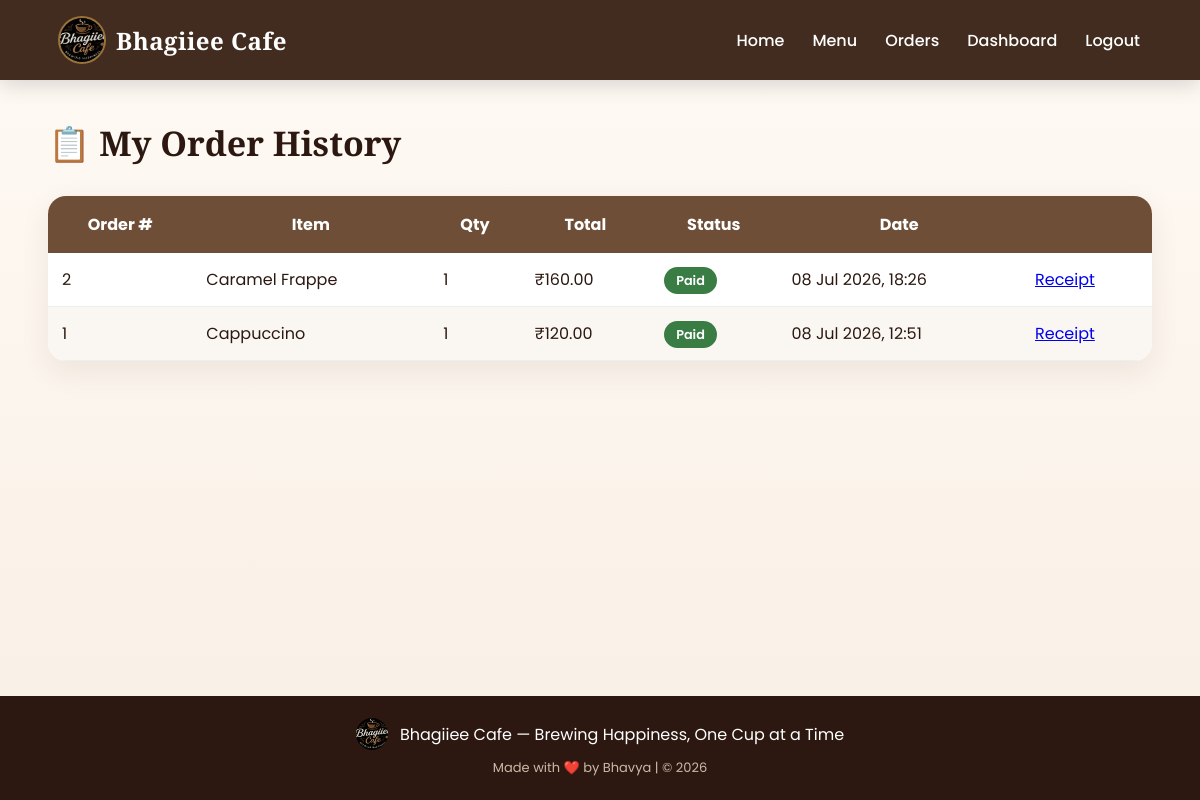
Page /history/ (signed in) on the committed database.
### cafe/models.py (models this page shows, shortened)
class Order(models.Model):
    STATUS_PENDING = "PENDING"
    STATUS_PAID = "PAID"
    STATUS_CANCELLED = "CANCELLED"
    STATUS_CHOICES = [
        (STATUS_PENDING, "Pending Payment"),
        (STATUS_PAID, "Paid"),
        (STATUS_CANCELLED, "Cancelled"),
    ]
    user = models.ForeignKey(
        settings.AUTH_USER_MODEL, on_delete=models.CASCADE, related_name="orders"
    )
    coffee_item = models.ForeignKey(
        CoffeeItem, on_delete=models.PROTECT, related_name="orders"
    )
    quantity = models.PositiveIntegerField(default=1, validators=[MinValueValidator(1)])
    unit_price = models.DecimalField(max_digits=6, decimal_places=2)
    status = models.CharField(max_length=10, choices=STATUS_CHOICES, default=STATUS_PENDING)
    created_at = models.DateTimeField(auto_now_add=True)
    class Meta:
        ordering = ["-created_at"]
    @property
    def total_amount(self):
        return self.unit_price * self.quantity

class CoffeeItem(models.Model):
    CATEGORY_CHOICES = [
    ("HOT", "Hot Coffee"),
    ("COLD", "Cold Coffee"),
    ("SNACK", "Snacks"),
]
    name = models.CharField(max_length=100, unique=True)
    category = models.CharField(
    max_length=10,
    choices=CATEGORY_CHOICES,
    default="HOT",
)
    description = models.CharField(max_length=255, blank=True)
    price = models.DecimalField(
        max_digits=6, decimal_places=2, validators=[MinValueValidator(Decimal("0.00"))]
    )
    stock = models.PositiveIntegerField(default=0, help_text="Cups/servings currently available")
    image = models.ImageField(upload_to="coffee_images/", blank=True, null=True)
    is_active = models.BooleanField(
        default=True, help_text="Untick to hide this item from the menu without deleting it"
    )
    created_at = models.DateTimeField(auto_now_add=True)
    class Meta:
        ordering = ["name"]

### cafe/views.py (the view)
# urls.py: path("history/", views.order_history, name="order_history"),
@login_required
def order_history(request):
    orders = Order.objects.filter(user=request.user).select_related("coffee_item", "payment")
    return render(request, "cafe/order_history.html", {"orders": orders})

### cafe/templates/cafe/order_history.html (shortened to what this page needs)
{% extends "cafe/base.html" %}
{% block content %}
<h2 class="page-title">📋 My Order History</h2>
<table class="table">
    <thead>
        <tr>
            <th>Order #</th>
            <th>Item</th>
            <th>Qty</th>
            <th>Total</th>
            <th>Status</th>
            <th>Date</th>
            <th></th>
        </tr>
    </thead>
    <tbody>
    {% for order in orders %}
        <tr>
            <td>{{ order.id }}</td>
            <td>{{ order.coffee_item.name }}</td>
            <td>{{ order.quantity }}</td>
            <td>₹{{ order.total_amount }}</td>
            <td><span class="badge {{ order.status|lower }}">{{ order.get_status_display }}</span></td>
            <td>{{ order.created_at|date:"d M Y, H:i" }}</td>
            <td>
                {% if order.status == "PAID" %}
                    <a href="{% url 'receipt' order.id %}">Receipt</a>
                {% elif order.status == "PENDING" %}
                    <a href="{% url 'payment' order.id %}">Pay Now</a>
                {% endif %}
            </td>
        </tr>
    {% empty %}
        <tr><td colspan="7">You haven't placed any orders yet.</td></tr>
    {% endfor %}
    </tbody>
</table>
{% endblock %}

### cafe/static/cafe/style.css (style rules this page uses)
:root { --coffee-dark: #2c1810; --coffee-mid: #6f4e37; --coffee-light: #c9a27b; --cream: #fdf6ec; --gold: #d4a24c; --accent: #d98324; --danger: #b33a3a; --ok: #3a7d44; --white: #ffffff; --gray: #666; --shadow: 0 10px 30px rgba(59, 36, 23, 0.08); --shadow-hover: 0 16px 40px rgba(59, 36, 23, 0.15); --radius: 18px; --transition: all 0.3s ease; --font-display: "Playfair Display", "Poppins", serif; }
* { margin:0; padding:0; box-sizing:border-box; }
body { font-family:"Poppins","Segoe UI",sans-serif; background:linear-gradient(180deg,#fffaf5,#f8efe4); color:var(--coffee-dark); min-height:100vh; display:flex; flex-direction:column; }
h1,h2,.brand span,.section-title,.page-title { font-family:var(--font-display); }
.page-title { font-size:34px; margin-bottom:30px; color:var(--coffee-dark); }
.table { width:100%; border-collapse:collapse; background:white; border-radius:18px; overflow:hidden; box-shadow:var(--shadow); }
.table th { background:var(--coffee-mid); color:white; padding:16px; }
.table td { padding:14px; border-bottom:1px solid #eee; }
.table tbody tr:nth-child(even) { background:#faf7f3; }
.badge { color:white; padding:5px 12px; border-radius:20px; font-size:.8rem; font-weight:600; }
.badge.paid { background:var(--ok); }
.table td { vertical-align:middle; }

### rows in the picture
Order: id "2", coffee_item.name "Caramel Frappe", quantity "1", total_amount "160.00", status "Paid", created_at "08 Jul 2026, 18:26", shows "Receipt"
Order: id "1", coffee_item.name "Cappuccino", quantity "1", total_amount "120.00", status "Paid", created_at "08 Jul 2026, 12:51", shows "Receipt"
